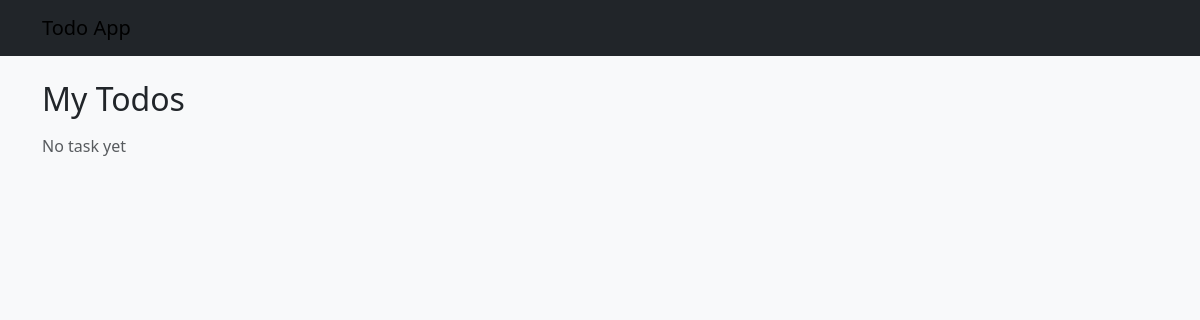
Page /todos/ on the earlier database version.
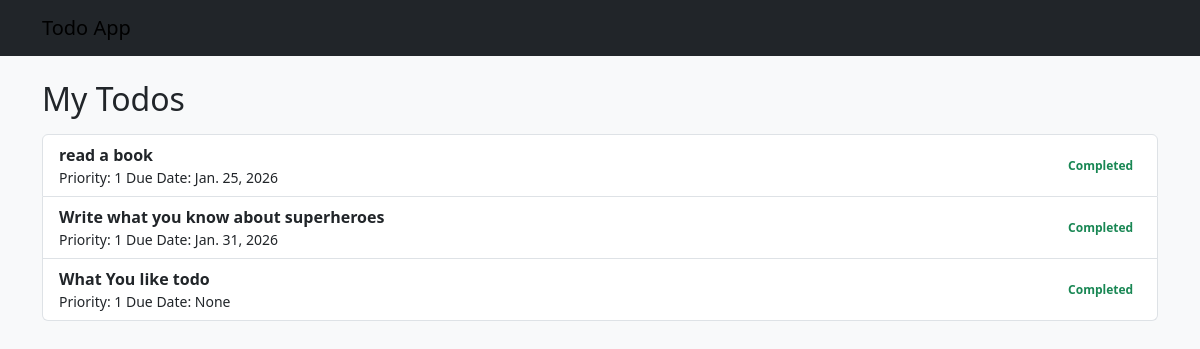
Same page on the later database version.
### todoApp/models.py (models this page shows)
class Todo(models.Model):
    title = models.CharField(max_length=40)
    description = models.TextField()
    priority =  models.IntegerField(default=1)
    due_date = models.DateField(null=True, blank=True)
    is_completed = models.BooleanField(default=False)
    created_at = models.DateTimeField(auto_now_add=True)

### todoApp/views.py (the view)
# urls.py: path('todos/', todo_list),
def todo_list(request):
    todos = Todo.objects.all()
    return render(request, 'todoApp/todo_list.html' , {'todos': todos})

### todoApp/templates/todoApp/todo_list.html
{% extends 'todoApp/base.html' %}
{% block content %}
<h2 class="mb-3"> My Todos</h2>
{% if todos%}
     <ul class="list-group">
        {%for todo in todos%}
             <li class="list-group-item d-flex justify-content-between align-items-center">
                <div>
                    <strong>{{todo.title}}</strong><br>
                    <small>
                        Priority: {{todo.priority}}
                        Due Date: {{todo.due_date}}
                     </small>
                </div>
                {% if todo.is_completed %}
                    <span class="badge text-success">Completed</span>
                {% else %}
                   <span class="badge text-warning"> Pending</span>
                {% endif %}
             </li>
        {% endfor %}
    </ul>
{% else %}
   <p class="text-muted">No task yet</p>
{% endif %}
{% endblock %}

### todoApp/templates/todoApp/base.html (shortened to what this page needs)
<html>
    <head>
        <link href="https://cdn.jsdelivr.net/npm/bootstrap@5.3.8/dist/css/bootstrap.min.css" rel="stylesheet">
    </head>
    <body class="bg-light">
        <nav class="navbar navbar-dar bg-dark mb-4">
            <div class="container">
                <span class="navbar-brand"> Todo App</span>
            </div>
        </nav>
        <div class="container">
            {%block content %}
            {% endblock%}
        </div>
    </body>
</html>

Differences in the rows shown:
added Todo: title "read a book", priority "1", due_date "Jan. 25, 2026", is_completed "Completed"
added Todo: title "Write what you know about superheroes", priority "1", due_date "Jan. 31, 2026", is_completed "Completed"
added Todo: title "What You like todo", priority "1", due_date "None", is_completed "Completed"
Other differences:
text no longer shown: "No task yet"
